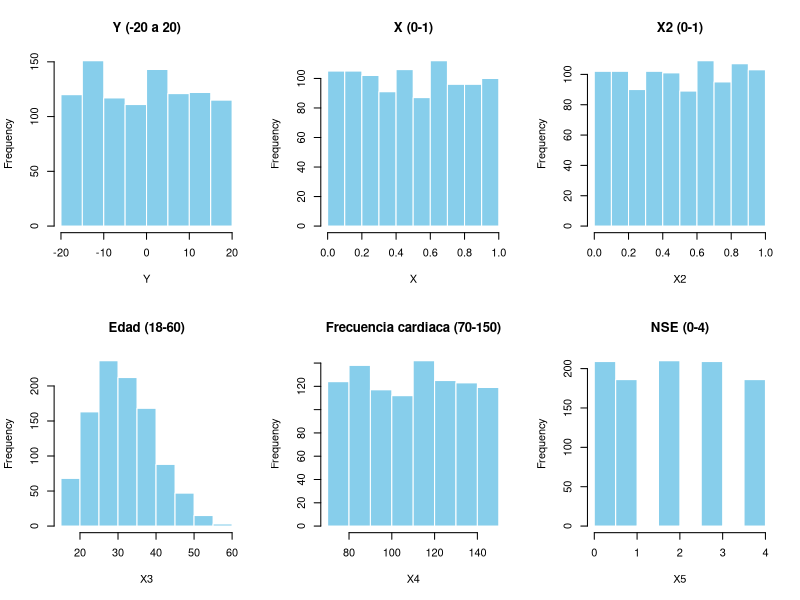

This chart was generated by the following R code:
## ---- chunk 1
install.packages("truncnorm")
library(truncnorm)
set.seed(123)
## ---- chunk 2
n <- 1000
## ---- chunk 3
ID  <- 1:n
Y   <- sample(-20:20, n, replace = TRUE)   # Enteros entre -20 y 20
X   <- runif(n, 0, 1)                      # Uniforme entre 0 y 1
X2  <- runif(n, 0, 1)                      # Uniforme entre 0 y 1
## ---- chunk 4
X3  <- round(rtruncnorm(n, a = 18, b = 60, mean = 30, sd = 10))
X4  <- sample(70:150, n, replace = TRUE)
X5  <- sample(0:4, n, replace = TRUE)
## ---- chunk 5
data <- data.frame(ID, Y, X, X2, X3, X4, X5)
head(data)
View(data)
## ---- chunk 6
library(openxlsx)
write.xlsx(data, file = "dataset_variables.xlsx")
par(mfrow = c(2,3)) # 2 filas x 3 columnas de gráficos
hist(Y,  main="Y (-20 a 20)", col="skyblue", border="white")
hist(X,  main="X (0-1)", col="skyblue", border="white")
hist(X2, main="X2 (0-1)", col="skyblue", border="white")
hist(X3, main="Edad (18-60)", col="skyblue", border="white")
hist(X4, main="Frecuencia cardiaca (70-150)", col="skyblue", border="white")
hist(X5, main="NSE (0-4)", col="skyblue",border="white")
